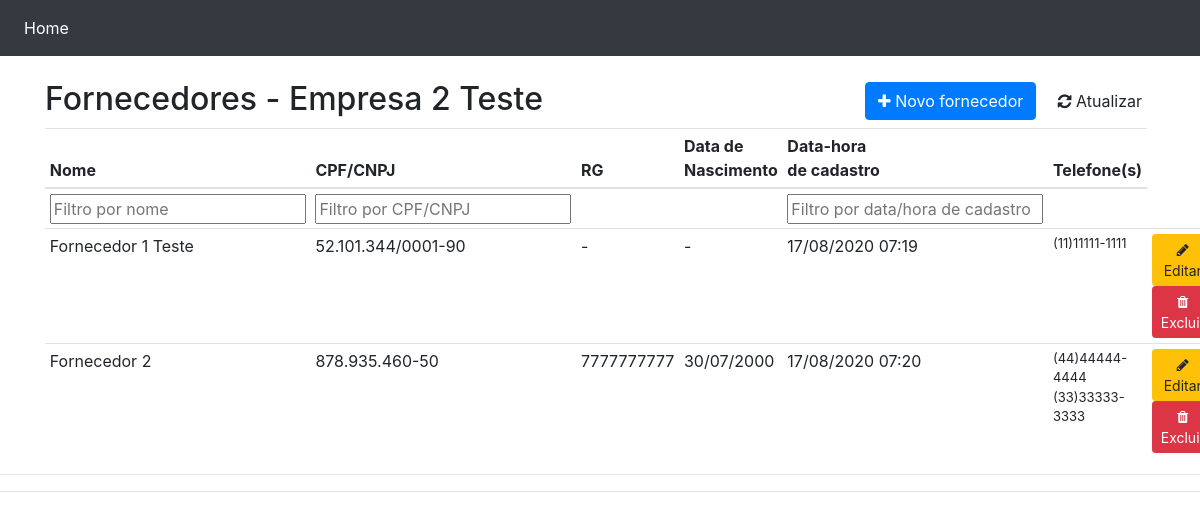
The page /index.php?url=fornecedor&empresa=2 on the database its author committed.
### tables this page shows
CREATE TABLE `empresa` (
  `id_empresa` int(11) NOT NULL,
  `uf` int(2) NOT NULL,
  `nome_fantasia` varchar(50) NOT NULL,
  `cnpj` char(18) NOT NULL
);

CREATE TABLE `fornecedor` (
  `id_fornecedor` int(11) NOT NULL,
  `id_empresa` int(11) NOT NULL,
  `nome` varchar(50) NOT NULL,
  `cpf_cnpj` char(18) NOT NULL,
  `rg` char(10) NOT NULL,
  `data_nascimento` date DEFAULT NULL,
  `data_hora` datetime NOT NULL
);

CREATE TABLE `telefone` (
  `id_telefone` int(11) NOT NULL,
  `id_fornecedor` int(11) NOT NULL,
  `telefone` char(14) NOT NULL
);

### ctrl/database.php (called while the page is built, shortened)
<?php
function open_database()
{
    try {
        $conn = new mysqli(DB_HOST, DB_USER, DB_PASSWORD, DB_NAME);
        return $conn;
    } catch (Exception $e) {
        echo $e->getMessage();
        return null;
    }
}
function find($table = null, $condition = null, $id = null)
{
    $database = open_database();
    $found = null;
    try {
        if ($id) {
            $sql = "SELECT * FROM " . $table . " WHERE ".$condition." = " . $id;
            $result = $database->query($sql);
            if ($result && $result->num_rows > 0) {
                $found = $result->fetch_all(MYSQLI_ASSOC);
            }
        } else {
            $sql = "SELECT * FROM " . $table;
            $result = $database->query($sql);
            if ($result->num_rows > 0) {
                $found = $result->fetch_all(MYSQLI_ASSOC);
            }
        }
    } catch (Exception $e) {
        $_SESSION['message'] = $e->GetMessage();
        $_SESSION['type'] = 'danger';
    }
    return $found;
}

### view/fornecedores/fornecedores.php (the view, shortened to what this page needs)
<?php
require_once('ctrl/ctrl-fornecedores.php');
if(isset($_GET['empresa']) && is_numeric($_GET['empresa'])){
    indexFornecedores($_GET['empresa']);
}else{
    header('location: index.php');
}
?>
<header>
    <div class="row">
        <div class="col-sm-6">
            <h2>Fornecedores - <?php echo $empresa['nome_fantasia']; ?></h2>
        </div>
        <div class="col-sm-6 text-right h2">
            <a class="btn btn-primary" href="?url=cadastrarFornecedor&empresa=<?php echo $empresa['id_empresa']; ?>">
                <i class="fa fa-plus"></i> Novo fornecedor
            </a>
            <a class="btn btn-default" href="index.php?url=fornecedor&empresa=<?php echo $empresa['id_empresa']; ?>">
                <i class="fa fa-refresh"></i> Atualizar
            </a>
        </div>
    </div>
</header>
<table class="table table-hover" id="tableFornecedores">
    <thead>
        <tr>
            <th>Nome</th>
            <th>CPF/CNPJ</th>
            <th>RG</th>
            <th>Data de Nascimento</th>
            <th>Data-hora <br>de cadastro</th>
            <th>Telefone(s)</th>
        </tr>
    </thead>
    <tbody>
        <tr>
            <td><input type="text" class="filtro" data-filtro="nome" placeholder="Filtro por nome"></td>
            <td><input type="text" class="filtro" data-filtro="cpf-cnpj" placeholder="Filtro por CPF/CNPJ"></td>
            <td></td>
            <td></td>
            <td><input type="text" class="filtro" width="70" data-filtro='data-cadastro' placeholder="Filtro por data/hora de cadastro"></td>
            <td></td>
        </tr>
        <?php if ($fornecedores) :  foreach ($fornecedores as $fornecedor) : ?>
                <tr class="data">
                    <td class="coluna-nome"><?php echo $fornecedor['nome']; ?></td>
                    <td class="coluna-cpf-cnpj"><?php
                            echo $fornecedor['cpf_cnpj']; ?></td>
                    <td><?php
                        if($fornecedor['rg'] == "")
                        echo '-';
                        echo $fornecedor['rg']; ?></td>
                    <td><?php
                        if($fornecedor['data_nascimento'] == "0000-00-00"){
                            echo "-";
                        }else{
                            echo date_format(date_create($fornecedor['data_nascimento']),'d/m/Y');
                        }
                         ?>
                    </td>
                    <td class="coluna-data-cadastro"><?php echo date_format(date_create($fornecedor['data_hora']),'d/m/Y H:i'); ?></td>
                    <td>
                        <?php
                            $telefones = loadTelefones($fornecedor['id_fornecedor']);
                            echo $telefones;
                        ?>
                    </td>
                    <td class="actions text-right">
                        <a href="index.php?url=editarFornecedor&fornecedor=<?php echo $fornecedor['id_fornecedor']; ?>" class="btn btn-sm btn-warning">
                            <i class="fa fa-pencil"></i>Editar
                        </a>
                        <a href="#" class="btn btn-sm btn-danger" data-toggle="modal" data-target="#delete-modal" data-id="<?php echo $fornecedor['id_fornecedor']; ?>" data-info='Fornecedor'>
                            <i class="fa fa-trash"></i> Excluir
                        </a>
                    </td>
                </tr> <?php endforeach; ?> <?php else : ?> <tr>
                <td colspan="6">Nenhum registro encontrado.</td>
            </tr> <?php endif; ?> </tbody>
</table>
<?php include(FOOTER_TEMPLATE); ?>

### view/header.php (shortened to what this page needs)
<!DOCTYPE html>
<html>
<head>
    <link rel="stylesheet" href="<?php echo BASEURL; ?>view/css/bootstrap.min.css">
    <link rel="stylesheet" href="<?php echo BASEURL; ?>view/css/style.css">
     <link href="view/css/starter-template.css" rel="stylesheet">
    <link rel="stylesheet" href="https://maxcdn.bootstrapcdn.com/font-awesome/4.6.2/css/font-awesome.min.css">
</head>
<body>
    <nav class="navbar navbar-expand-md navbar-dark bg-dark fixed-top">
        <div class="collapse navbar-collapse" id="navbarsExampleDefault">
            <ul class="navbar-nav mr-auto">
                <li class="nav-item active">
                    <a class="nav-link" href="index.php">Home <span class="sr-only">(current)</span></a>
                </li>
            </ul>
        </div>
    </nav>
    <main class="container">

### index.php (shortened to what this page needs)
<?php
include(HEADER_TEMPLATE);
$db = open_database();
if ($db) {
  if (!isset($_GET['url'])) {
    include("view/empresas/empresas.php");
  } else {
    switch ($_GET['url']) {
      case "fornecedor":
        include("view/fornecedores/fornecedores.php");
        break;
    }
  }
} else {
  echo "Não foi possível conectar ao Banco de Dados";
}

### ctrl/ctrl-fornecedores.php (shortened to what this page needs)
<?php
function indexFornecedores($idEmpresa)
{
    $empresa = find('empresa', 'id_empresa', $idEmpresa);
    if ($empresa) {
        $empresa = $empresa[0];
        $fornecedores = find('fornecedor', 'id_empresa', $empresa['id_empresa']);
    } else {
        header('location:index.php');
    }
}
function loadTelefones($idFornecedor)
{
    $telefones = find('telefone', 'id_fornecedor', $idFornecedor);
    $listaTelefones = "";
    if ($telefones) {
        foreach ($telefones as $telefone) {
            $listaTelefones .= "<li style='font-size: 13px; list-style-type:none'>" . $telefone['telefone'] . "</li>";
        }
    } else {
        $listaTelefones = "Nenhum";
    }
    return $listaTelefones;
}

### view/footer.php (shortened to what this page needs)
</main>
<hr>
</body>
</html>

### view/css/starter-template.css (style rules this page uses)
body { padding-top: 5rem; }

### view/header.php (style rules this page uses)
body { padding-top: 50px; padding-bottom: 20px; }

### rows shown on the page
empresa: nome_fantasia "Empresa 2 Teste"
fornecedor: nome "Fornecedor 1 Teste", cpf_cnpj "52.101.344/0001-90", data_hora "17/08/2020 07:19"
telefone: telefone "(11)11111-1111"
fornecedor: nome "Fornecedor 2", cpf_cnpj "878.935.460-50", rg "7777777777", data_nascimento "30/07/2000", data_hora "17/08/2020 07:20"
telefone: telefone "(44)44444-4444"
telefone: telefone "(33)33333-3333"
